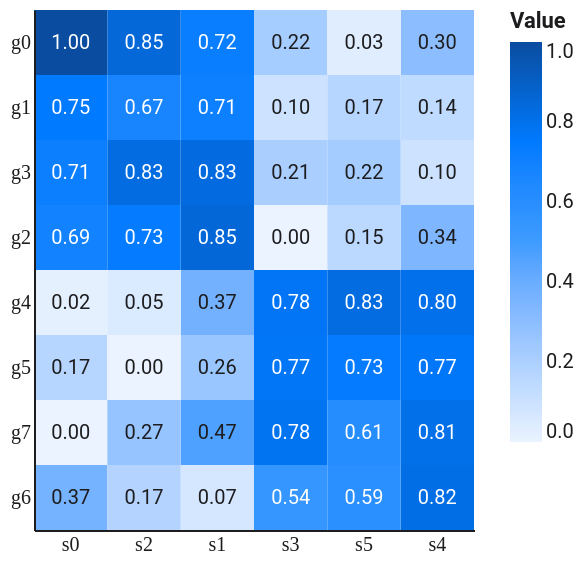

Express this chart as Vega-Lite.
### Vega-Lite specification from a JSON file in a GitHub repository (floating-point values rounded to 4 significant figures)
{"$schema": "https://vega.github.io/schema/vega-lite/v5.json", "width": 220, "height": 260, "config": {"background": "#FFFFFF", "font": "Roboto, Roboto Serif, Roboto Mono, system-ui, sans-serif", "view": {"stroke": null, "cornerRadius": 10}, "axis": {"domain": true, "domainColor": "#1D1D1F", "labelColor": "#1D1D1F", "titleColor": "#1D1D1F", "grid": false, "ticks": false, "labelFont": "Roboto Mono", "titleFont": "Roboto"}, "axisTop": {"domain": false, "domainColor": null, "labels": false, "ticks": false, "title": null}, "axisRight": {"domain": false, "domainColor": null, "labels": false, "ticks": false, "title": null}, "legend": {"titleFont": "Roboto", "labelFont": "Roboto", "labelColor": "#1D1D1F", "titleColor": "#1D1D1F"}, "title": {"font": "Roboto", "fontSize": 14, "color": "#1D1D1F", "subtitleFont": "Roboto", "subtitleColor": "#1D1D1F"}, "range": {"category": ["#FF3B30", "#FF9500", "#FFCC00", "#28CD41", "#79DBDC", "#007AFF", "#AF52DE", "#FF2D55"]}, "bar": {"cornerRadiusEnd": 4}, "line": {"strokeWidth": 2}, "point": {"filled": true, "size": 40}}, "data": {"values": [{"row": "g0", "col": "s0", "value": 1}, {"row": "g0", "col": "s1", "value": 0.72}, {"row": "g0", "col": "s2", "value": 0.847}, {"row": "g0", "col": "s3", "value": 0.218}, {"row": "g0", "col": "s4", "value": 0.3}, {"row": "g0", "col": "s5", "value": 0.032}, {"row": "g1", "col": "s0", "value": 0.75}, {"row": "g1", "col": "s1", "value": 0.71}, {"row": "g1", "col": "s2", "value": 0.671}, {"row": "g1", "col": "s3", "value": 0.099}, {"row": "g1", "col": "s4", "value": 0.139}, {"row": "g1", "col": "s5", "value": 0.166}, {"row": "g2", "col": "s0", "value": 0.691}, {"row": "g2", "col": "s1", "value": 0.851}, {"row": "g2", "col": "s2", "value": 0.734}, {"row": "g2", "col": "s3", "value": 0}, {"row": "g2", "col": "s4", "value": 0.343}, {"row": "g2", "col": "s5", "value": 0.153}, {"row": "g3", "col": "s0", "value": 0.711}, {"row": "g3", "col": "s1", "value": 0.832}, {"row": "g3", "col": "s2", "value": 0.828}, {"row": "g3", "col": "s3", "value": 0.206}, {"row": "g3", "col": "s4", "value": 0.097}, {"row": "g3", "col": "s5", "value": 0.223}, {"row": "g4", "col": "s0", "value": 0.016}, {"row": "g4", "col": "s1", "value": 0.373}, {"row": "g4", "col": "s2", "value": 0.048}, {"row": "g4", "col": "s3", "value": 0.775}, {"row": "g4", "col": "s4", "value": 0.802}, {"row": "g4", "col": "s5", "value": 0.826}, {"row": "g5", "col": "s0", "value": 0.17}, {"row": "g5", "col": "s1", "value": 0.258}, {"row": "g5", "col": "s2", "value": 0}, {"row": "g5", "col": "s3", "value": 0.772}, {"row": "g5", "col": "s4", "value": 0.765}, {"row": "g5", "col": "s5", "value": 0.732}, {"row": "g6", "col": "s0", "value": 0.368}, {"row": "g6", "col": "s1", "value": 0.067}, {"row": "g6", "col": "s2", "value": 0.174}, {"row": "g6", "col": "s3", "value": 0.54}, {"row": "g6", "col": "s4", "value": 0.817}, {"row": "g6", "col": "s5", "value": 0.589}, {"row": "g7", "col": "s0", "value": 0}, {"row": "g7", "col": "s1", "value": 0.468}, {"row": "g7", "col": "s2", "value": 0.269}, {"row": "g7", "col": "s3", "value": 0.783}, {"row": "g7", "col": "s4", "value": 0.805}, {"row": "g7", "col": "s5", "value": 0.61}]}, "layer": [{"mark": {"type": "rect"}, "encoding": {"x": {"field": "col", "type": "nominal", "sort": ["s0", "s2", "s1", "s3", "s5", "s4"], "axis": {"title": null, "labelAngle": 0}}, "y": {"field": "row", "type": "nominal", "sort": ["g0", "g1", "g3", "g2", "g4", "g5", "g7", "g6"], "axis": {"title": null}}, "color": {"field": "value", "type": "quantitative", "scale": {"range": ["#EAF3FF", "#9CC7FF", "#3E9BFF", "#007AFF", "#0A4DA0"]}, "legend": {"title": "Value"}}}}, {"mark": {"type": "text", "fontSize": 10}, "encoding": {"x": {"field": "col", "type": "nominal", "sort": ["s0", "s2", "s1", "s3", "s5", "s4"]}, "y": {"field": "row", "type": "nominal", "sort": ["g0", "g1", "g3", "g2", "g4", "g5", "g7", "g6"]}, "text": {"field": "value", "type": "quantitative", "format": ".2f"}, "color": {"condition": {"test": "datum.value > 0.5", "value": "white"}, "value": "#1D1D1F"}}}]}
